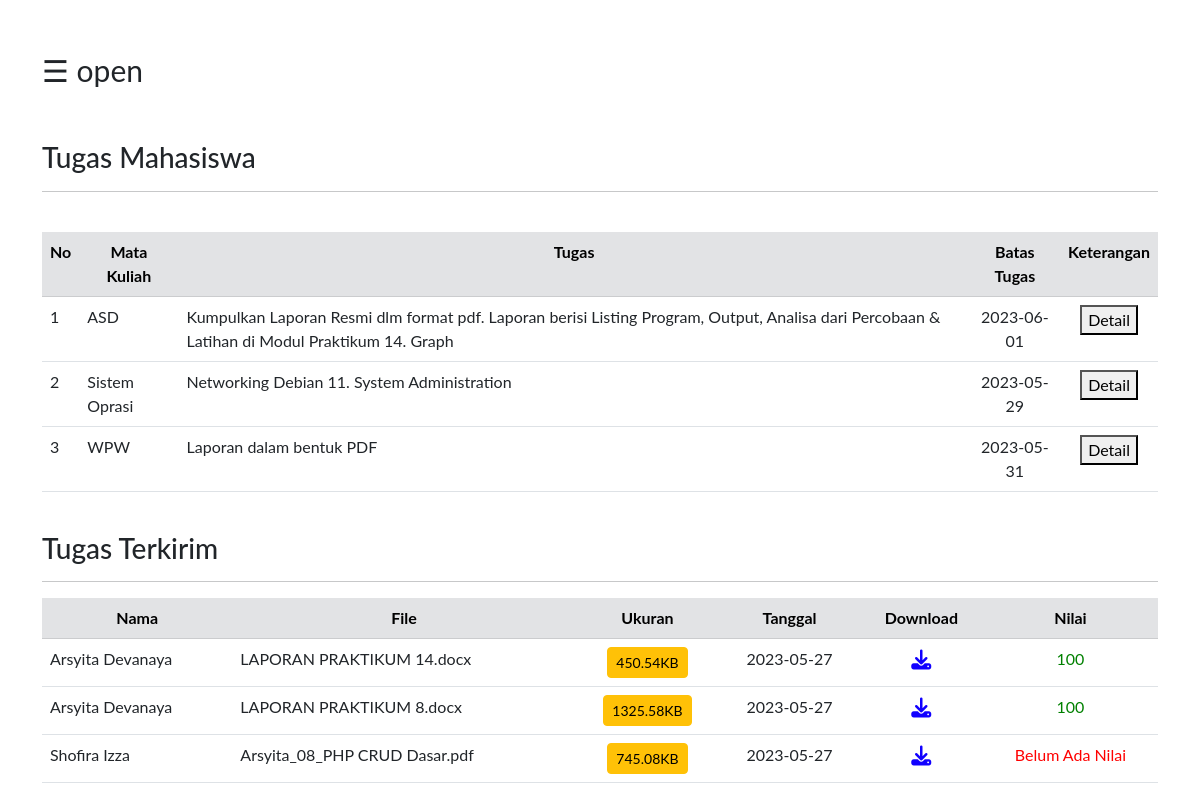
Page /DataMahasiswa/tugasMHS.php on the committed database.
### tables this page shows
CREATE TABLE `tugas` (
  `id` int(11) NOT NULL,
  `materi` varchar(255) NOT NULL,
  `tugas` text NOT NULL,
  `tanggal` date NOT NULL,
  `tanggal_pengumpulan` date NOT NULL
);

CREATE TABLE `pengumpulan` (
  `nama` varchar(255) NOT NULL,
  `files` varchar(255) NOT NULL,
  `ukuran` varchar(50) NOT NULL,
  `tanggal` date NOT NULL,
  `nilai` int(11) NOT NULL,
  `id` int(11) NOT NULL
);

### DataMahasiswa/tugasMHS.php (the view, shortened to what this page needs)
<?php
include 'koneksi.php';
?>
<!DOCTYPE html>
<html lang="en">
<head>
	<link rel="stylesheet" href="https://cdnjs.cloudflare.com/ajax/libs/font-awesome/6.4.0/css/all.min.css">
	<link rel="stylesheet" href="https://cdnjs.cloudflare.com/ajax/libs/font-awesome/6.4.0/css/all.min.css">
  	<link href="https://cdn.jsdelivr.net/npm/bootstrap@5.3.0-alpha3/dist/css/bootstrap.min.css" rel="stylesheet">
</head>
<body>
    <br><br>
<div class="container-lg">
<span style="font-size:30px;cursor:pointer" onclick="openNav()">&#9776; open</span>
	<br/>
    <br><br>
    <h3>Tugas Mahasiswa</h3>
	<hr>
	<br/>
    <table class="table table-hover " >
		<tr class="table-secondary" align="center">
			<th>No</th>
            <th>Mata Kuliah</th>
            <th>Tugas</th>
            <th>Batas Tugas</th>
            <th>Keterangan</th>
		</tr>
        <?php
        $no=1;
        $data = mysqli_query($conn, "SELECT * FROM tugas ");
        while($d = mysqli_fetch_array($data)){
        ?>
		<tr >
            <td><?php echo $no++; ?></td>
            <td><?php echo $d['materi']; ?></td>
            <td><?php echo $d['tugas']; ?></td>
            <td align="center"><?php echo $d['tanggal_pengumpulan']; ?></td>
            <td align="center"><a href="kirim_tugas.php?id=<?php echo $d['id']; ?>">
						<button type="button">Detail</button>
					</a></td>
		</tr>
		<?php
        }
        ?>
	</table>
    <br>
    <h3>Tugas Terkirim</h3><hr>
    <table class="table table-hover " >
		<tr class="table-secondary" align="center">
			<th>Nama</th>
            <th>File</th>
            <th>Ukuran</th>
            <th>Tanggal</th>
            <th>Download</th>
            <th>Nilai</th>
		</tr>
        <?php
        $data = mysqli_query($conn, "SELECT * FROM pengumpulan");
        while($a=mysqli_fetch_array($data)){
        ?>
		<tr >
            <td><?php echo $a['nama']; ?></td>
            <td><?php echo $a['files']; ?></td>
			<td align="center"><button class="btn btn-warning btn-sm"><?php echo round($a['ukuran'] / 1024, 2); ?>KB</button></td>
            <td align="center"><?php echo $a['tanggal']; ?></td>
            <td align="center"><a  href="download.php?filename=<?=$a['files']?>"><i class="fa-sharp fa-solid fa-download fa-lg" style="color: #1100ff;"></i></a></td>
            <td align="center">
            <?php
            if($a['nilai']==0){
                echo '<span style="color: red;">Belum Ada Nilai</span>';
            }else{
                echo '<span style="color: green;">' . $a['nilai'] . '</span>';
            }
            ?>
		</tr>
		<?php
        }
        ?>
	</table>
</div>
</body>
</html>

### DataMahasiswa/tugasMHS.php (style rules this page uses)
body { font-family: "Lato", sans-serif; }

### rows in the picture
tugas: materi "ASD", tugas "Kumpulkan Laporan Resmi dlm format pdf. Laporan berisi Listing Program, Output, Analisa dari Percobaan & Latihan di Modul Praktikum 14. Graph", tanggal_pengumpulan "2023-06-01"
tugas: materi "Sistem Oprasi", tugas "Networking Debian 11. System Administration", tanggal_pengumpulan "2023-05-29"
tugas: materi "WPW", tugas "Laporan dalam bentuk PDF", tanggal_pengumpulan "2023-05-31"
pengumpulan: nama "Arsyita Devanaya", files "LAPORAN PRAKTIKUM 14.docx", $a['ukuran']/1024 "450.54", tanggal "2023-05-27", nilai "100"
pengumpulan: nama "Arsyita Devanaya", files "LAPORAN PRAKTIKUM 8.docx", $a['ukuran']/1024 "1325.58", tanggal "2023-05-27", nilai "100"
pengumpulan: nama "Shofira Izza", files "Arsyita_08_PHP CRUD Dasar.pdf", $a['ukuran']/1024 "745.08", tanggal "2023-05-27", nilai "Belum Ada Nilai"
